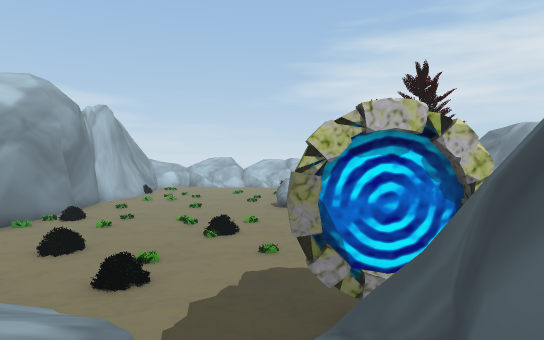
View 1 (above)

21 first-person views from a walk through a scene from a Unity 3-D project. The camera is 1.5 m above the floor, tilts 2° down and sees 75° across. The floor is counted in squares, 2 m on a side. Each view is taken from the middle of a square. On the plan, view 1 faces up. The plan holds only what a view shows up to about 11 squares ahead; the rest is blank. The place goes on beyond the plan. The player character is not drawn.

View 2
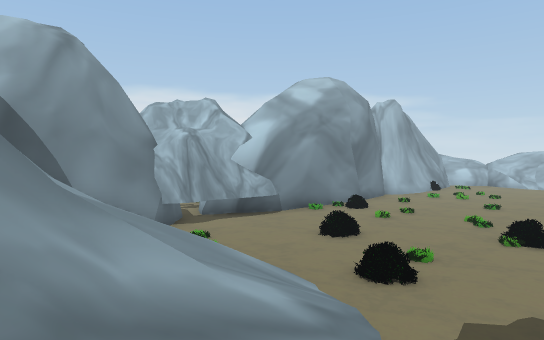

View 3
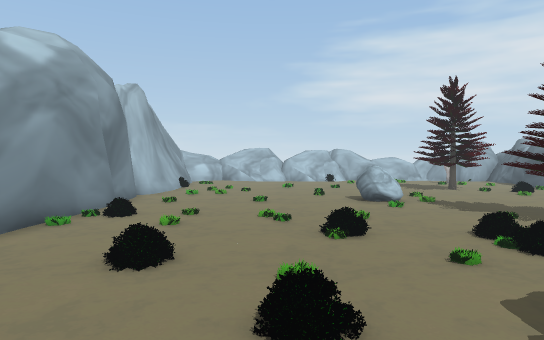

View 4
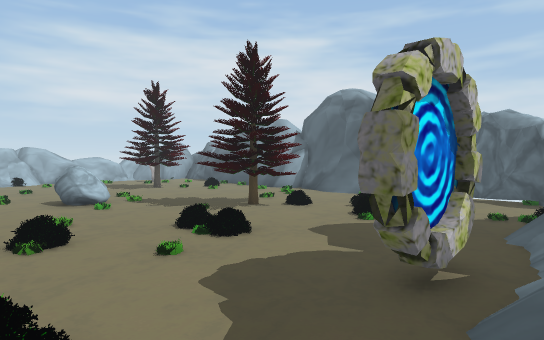

View 5
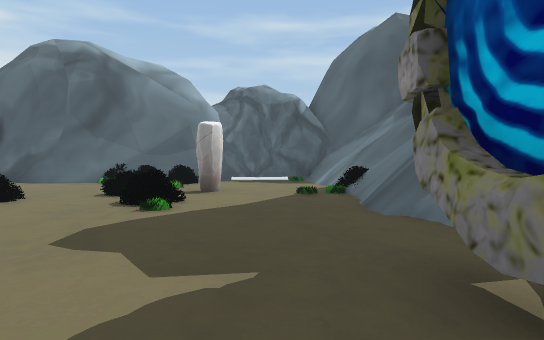

View 6
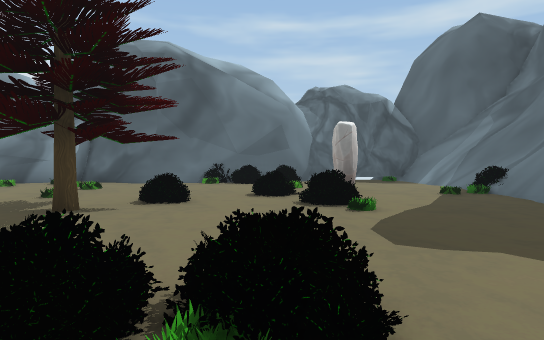

View 7
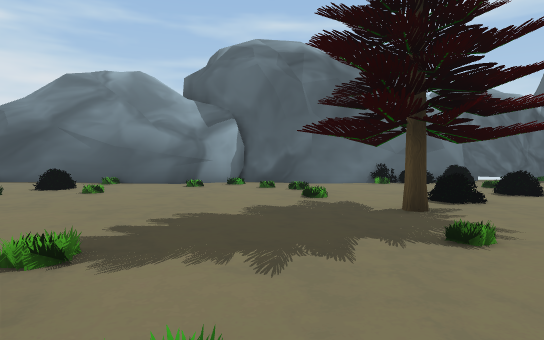

View 8
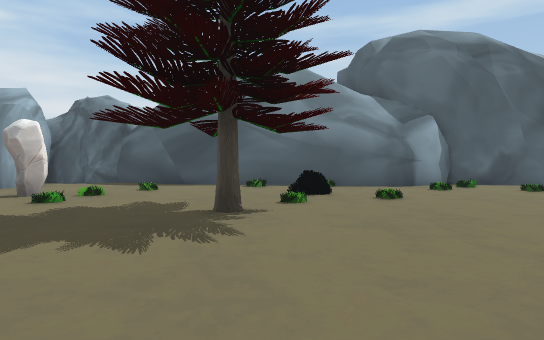

View 9
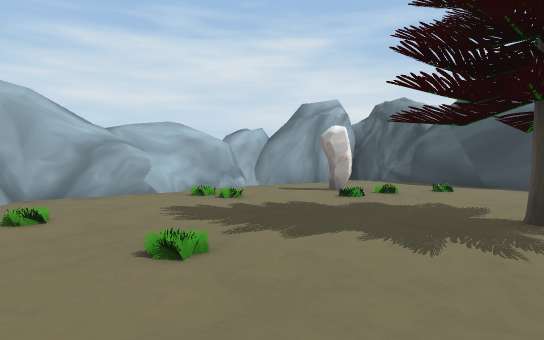

View 10
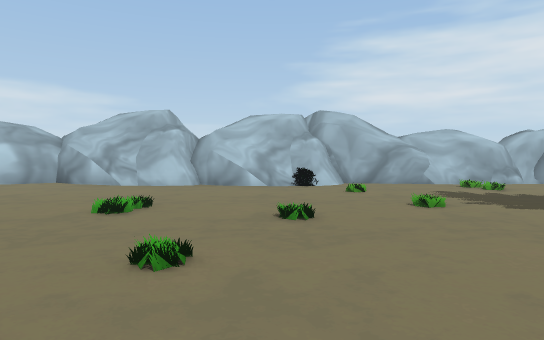

View 11
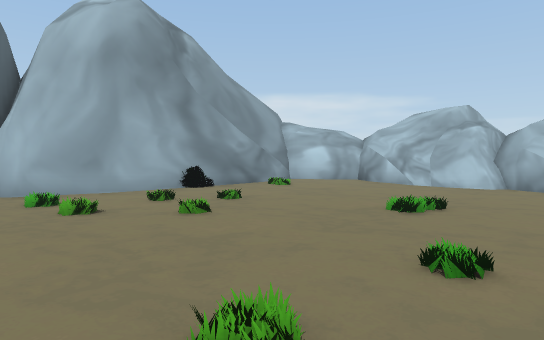

View 12
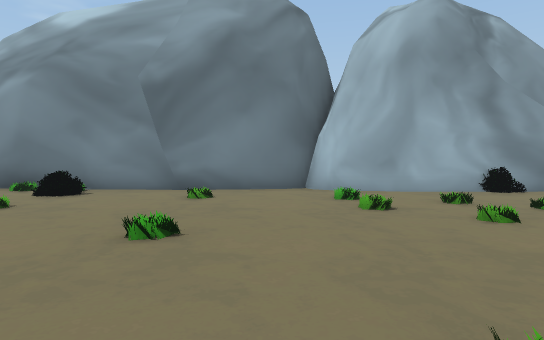

View 13
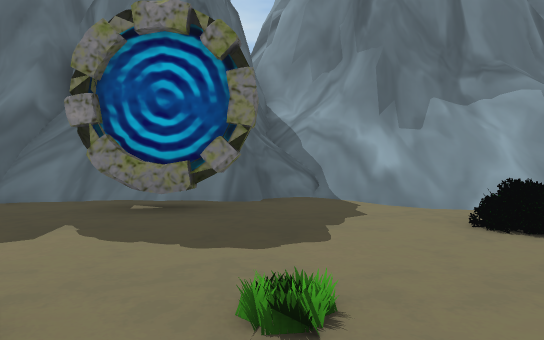

View 14
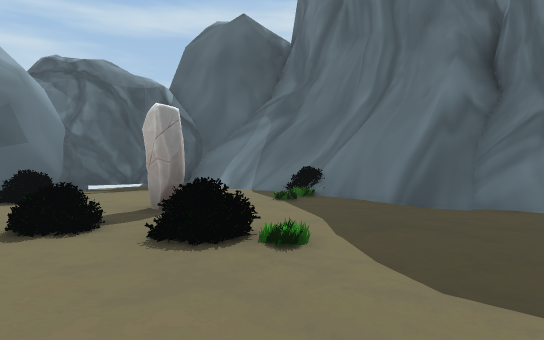

View 15
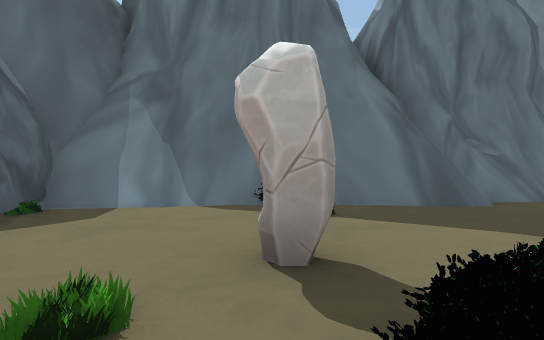

View 16
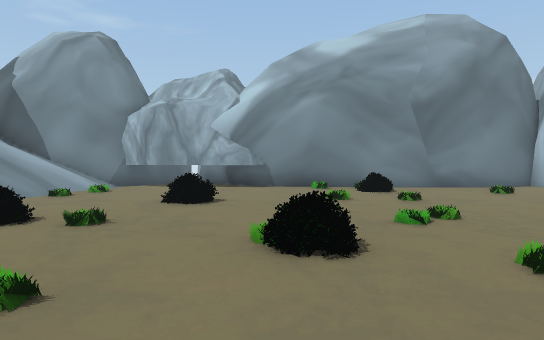

View 17
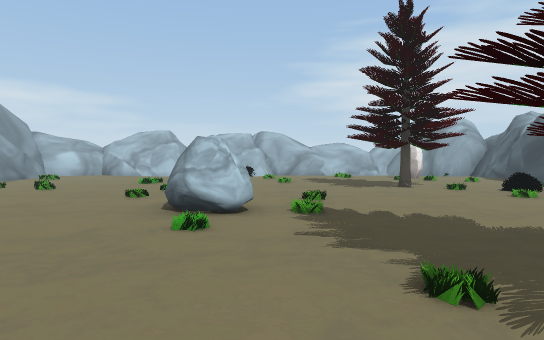

View 18
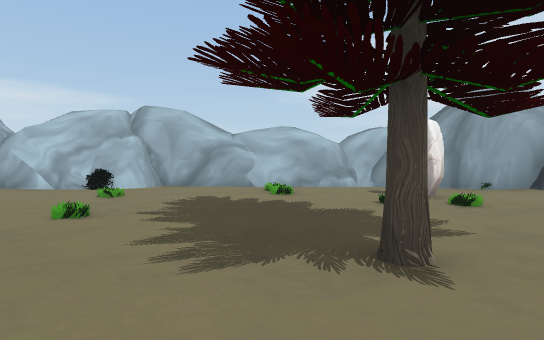

View 19
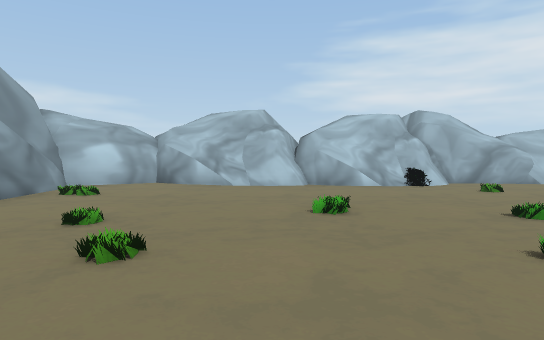

View 20
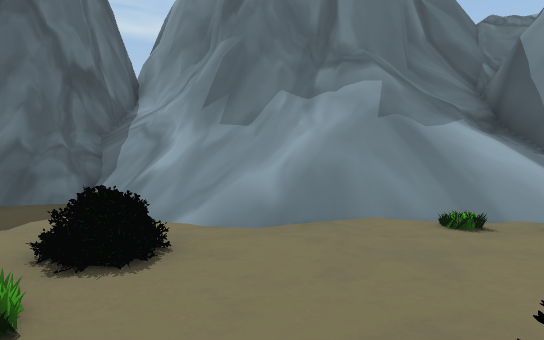

View 21
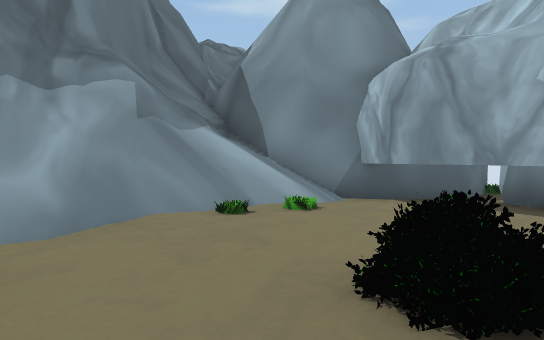

### Floor plan
Key: @ floor where view 1 was taken; # wall or solid block; x gap in a wall; . floor; / step, stairs or slope; = window, fence, low wall or low ledge; ^ raised ledge; O other object.
Columns run from 9 left of view 1 to 12 right of it. Each row starts with its distance up from view 1.
 28  ####      ####  #
 27  #..######O#..########
 26  ....................#
 25  #...............O...#
 24  #...................#
 23  #..................##
 22  O..................#
 21  #.............O....#
 20  #..................#
 19 ##...............OO.#
 18 #...................#
 17 #.........O.........#
 16 #.........O.........#
 15 #...................#
 14 #...................#
 13 #.O.................#
 12 #.............O.....#
 11 #..............O....O
 10 #......OO.O/.......O#
  9 #...O.....OO....O..O##
  8 #...O..........O.....#
  7 #...../..........O..##
  6 #.....O/............##
  5 #///.//...##......../#
  4 #///////.////////O///#
  3 #////////=/== ///==//#
  2 #x=////=//=^###//###=#
  1 #/////##//^ ##########
  0 #/######/@#
 -1 ####   ####

Positions as (right, up) in squares from view 1, and headings:
1: (0, 0), facing up
2: (0, 1), facing up-left
3: (-3, 3), facing up
4: (-3, 3), facing up-right
5: (0, 6), facing right
6: (0, 9), facing right
7: (0, 14), facing right
8: (1, 20), facing right
9: (1, 20), facing up-right
10: (0, 17), facing up
11: (0, 17), facing up-left
12: (0, 17), facing left
13: (0, 10), facing down
14: (3, 10), facing down-right
15: (8, 10), facing down
16: (2, 10), facing left
17: (2, 10), facing up
18: (5, 18), facing up
19: (-3, 17), facing up
20: (-4, 9), facing down
21: (-3, 9), facing down-left
